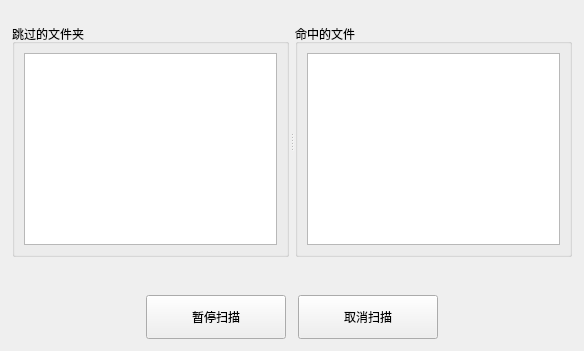
           <widget class="QWidget" name="scanning_page">
            <layout class="QVBoxLayout" name="scanning_layout">
             <property name="spacing">
              <number>12</number>
             </property>
             <property name="leftMargin">
              <number>12</number>
             </property>
             <property name="topMargin">
              <number>24</number>
             </property>
             <property name="rightMargin">
              <number>12</number>
             </property>
             <property name="bottomMargin">
              <number>12</number>
             </property>
             <item>
              <widget class="QSplitter" name="lists_splitter">
               <property name="sizePolicy">
                <sizepolicy hsizetype="Expanding" vsizetype="Expanding">
                 <horstretch>0</horstretch>
                 <verstretch>0</verstretch>
                </sizepolicy>
               </property>
               <property name="orientation">
                <enum>Qt::Horizontal</enum>
               </property>
               <property name="handleWidth">
                <number>6</number>
               </property>
               <widget class="QGroupBox" name="skipped_dirs_group">
                <property name="title">
                 <string>跳过的文件夹</string>
                </property>
                <layout class="QVBoxLayout" name="skipped_dirs_layout">
                 <item>
                  <widget class="QListWidget" name="skipped_dirs_list"/>
                 </item>
                </layout>
               </widget>
               <widget class="QGroupBox" name="matched_files_group">
                <property name="title">
                 <string>命中的文件</string>
                </property>
                <layout class="QVBoxLayout" name="matched_files_layout">
                 <item>
                  <widget class="QListWidget" name="matched_files_list"/>
                 </item>
                </layout>
               </widget>
              </widget>
             </item>
             <item>
              <widget class="QLabel" name="scan_stats_label">
               <property name="alignment">
                <set>Qt::AlignCenter</set>
               </property>
               <property name="textFormat">
                <enum>Qt::RichText</enum>
               </property>
               <property name="text">
                <string/>
               </property>
              </widget>
             </item>
             <item>
              <layout class="QHBoxLayout" name="scanning_btn_row">
               <property name="spacing">
                <number>12</number>
               </property>
               <item>
                <spacer name="scanning_btn_left_spacer">
                 <property name="orientation">
                  <enum>Qt::Horizontal</enum>
                 </property>
                 <property name="sizeHint" stdset="0">
                  <size>
                   <width>40</width>
                   <height>20</height>
                  </size>
                 </property>
                </spacer>
               </item>
               <item>
                <widget class="QPushButton" name="pause_resume_btn">
                 <property name="minimumSize">
                  <size>
                   <width>140</width>
                   <height>44</height>
                  </size>
                 </property>
                 <property name="text">
                  <string>暂停扫描</string>
                 </property>
                </widget>
               </item>
               <item>
                <widget class="QPushButton" name="cancel_btn">
                 <property name="minimumSize">
                  <size>
                   <width>140</width>
                   <height>44</height>
                  </size>
                 </property>
                 <property name="text">
                  <string>取消扫描</string>
                 </property>
                </widget>
               </item>
               <item>
                <spacer name="scanning_btn_right_spacer">
                 <property name="orientation">
                  <enum>Qt::Horizontal</enum>
                 </property>
                 <property name="sizeHint" stdset="0">
                  <size>
                   <width>40</width>
                   <height>20</height>
                  </size>
                 </property>
                </spacer>
               </item>
              </layout>
             </item>
            </layout>
           </widget>
